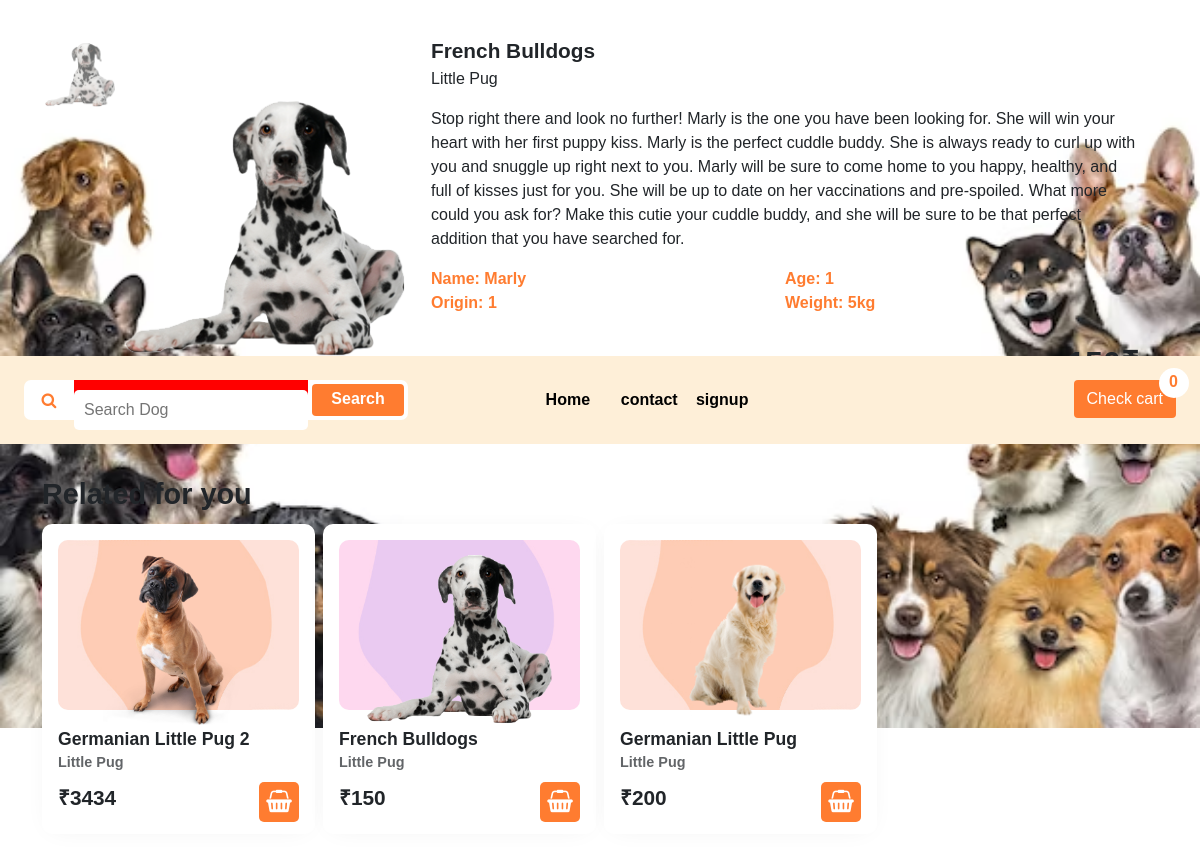
The page /detail/page/3 on the database its author committed.
### tables this page shows
CREATE TABLE `tbl_post` (
  `id` int(11) NOT NULL,
  `title` varchar(255) DEFAULT NULL,
  `type` int(11) DEFAULT NULL,
  `content` text DEFAULT NULL,
  `name` varchar(255) DEFAULT NULL,
  `age` int(11) DEFAULT NULL,
  `origin` int(11) DEFAULT NULL,
  `weight` int(11) DEFAULT NULL,
  `price` float DEFAULT NULL,
  `image` varchar(1000) DEFAULT NULL,
  `background` int(11) DEFAULT NULL,
  `active` int(11) DEFAULT NULL
);

### mvc/core/Controller.php (called while the page is built, shortened)
<?php
class Controller{
    public function model($model){
        return new $model;
    }
    public function view($view, $data=[]){
        require_once "./mvc/views/".$view.".php";
    }
}
?>

### mvc/controllers/Detail.php (called while the page is built)
<?php
class Detail extends Controller{
	function Page($id){
		$GetModel= $this->model("tbl_post");
		$GetDetailPage = $GetModel ->GetDetailPage($id);
		$GetRelatePost = $GetModel ->GetRelatePost(1);
		$this->view("master",["Page"=>"Page","PageName"=>"Page","Detail"=>$GetDetailPage,"Relate"=>$GetRelatePost]);
	}
}
?>

### mvc/core/App.php (called while the page is built, shortened)
<?php
class App{
    protected $action="Home";
    function __construct(){
        $arr = $this->UrlProcess();
        if(isset($arr[0])){
            if( file_exists("./mvc/controllers/".$arr[0].".php") ){
                unset($arr[0]);
            }
        }
        $this->controller = new $this->controller;
        if(isset($arr[1])){
            if( method_exists( $this->controller , $arr[1]) ){
                $this->action = $arr[1];
            }
            unset($arr[1]);
        }
        $this->params = $arr?array_values($arr):[];
        call_user_func_array([$this->controller, $this->action], $this->params );
    }
    function UrlProcess(){
        if( isset($_GET["url"]) ){
            return explode("/", filter_var(trim($_GET["url"], "/")));
        }
    }
}
?>

### index.php (called while the page is built, shortened)
<?php
$myApp = new App();
?>

### mvc/core/DB.php (called while the page is built, shortened)
<?php
class DB{
    protected $servername = "localhost";
    protected $username = "root";
    protected $password = "";
    function __construct(){
        $this->con = mysqli_connect($this->servername, $this->username, $this->password);
    }
}
?>

### mvc/models/tbl_post.php (called while the page is built, shortened)
<?php
class tbl_post extends DB{
	public function GetDetailPage($id){
		$qr = "SELECT * FROM tbl_post WHERE tbl_post.id=$id";
		return mysqli_query($this->con, $qr);
	}
	public function GetRelatePost($type){
		$qr = "SELECT * FROM tbl_post WHERE tbl_post.type=$type ORDER BY id DESC";
		return mysqli_query($this->con, $qr);
	}
}
?>

### mvc/views/partials/page-relate-post.php (the view, shortened to what this page needs)
<?php
while($row = mysqli_fetch_array($data["Relate"])){
    if($row["type"] == 1){
        $type = "Little Pug";
    }elseif($row["type"] == 2){
        $type = "Big Pug";
    }
    echo '<div class="col-12 col-sm-6 col-md-4 col-lg-3 p-1">
    <div class="post--box p-3 bg-white shadow1" style="width: 100%;height: 310px;border-radius: 10px">
    <a href="../page/'.$row["id"].'" style="text-decoration:none;color:black">
    <div class="prinfImage'.$row["id"].'" style="width: 100%;height: 170px;background-image: url(../public/images/background/'.$row["background"].'.jpg);background-size: 100% 100%;background-repeat: no-repeat;border-radius: 10px;">
    </div>
    </a>
    <p class="font-weight-bold mt-3 mb-0" style="font-size: 110%">'.$row["title"].'</p>
    <p class="font-weight-bold mb-2" style="font-size: 90%;opacity: 0.7">'.$type.'</p>
    <p class="font-weight-bold float-left" style="font-size: 130%">₹'.$row["price"].'</p>
    <div onclick="addToCart('.$row["id"].',`'.$row["title"].'`,`'.$row["image"].'`,'.$row["price"].')" class="float-right text-center bg" style="width: 40px;height: 40px;border-radius: 5px"><i class="fa fa-shopping-basket text-white" aria-hidden="true" style="font-size: 140%;line-height: 38px"></i></div>
    <div style="clear: both;"></div>
    </div>
    </div><script type="text/javascript">
    $(document).ready(function(){
        var imageLink = "'.$row["image"].'";
        var imageLinkcut = imageLink.split(",",1);
        for (a in imageLinkcut) {
            var prinfImage = `<img src="../../public/images/product/`+imageLinkcut[a]+`"  width="100%" height="100%" style="object-fit: contain;margin-top: 15px;">`
            var x = document.getElementsByClassName("prinfImage'.$row["id"].'");
            for (i = 0; i < x.length; i++) {
                x[i].innerHTML = prinfImage;
            }
        }
        });
        </script>';
    }
    ?>

### mvc/views/pages/page.php (shortened to what this page needs)
<?php
$row = mysqli_fetch_array($data["Detail"]);
if($row["type"] == 1){
	$type = "Little Pug";
}elseif($row["type"] == 2){
	$type = "Big Pug";
}
?>
<div class="container" style="padding-top: 105px">
	<div style="width: 100%;">
		<div class="row m-0">
			<?php include("./mvc/views/partials/page-image-slide.php"); ?>
			<div class="col-12 col-md-6 col-lg-8 p-3">
				<p class="font-weight-bold mb-0" style="font-size: 130%"><?php echo $row['title']; ?></p>
				<p class="mb-3"><?php echo $type; ?></p>
				<p><?php echo $row['content']; ?></p>
				<div class="float-left" style="width: 50%">
					<p class="mb-0 cl font-weight-bold" style="overflow: hidden;max-height: 25px">Name: <?php echo $row['name']; ?></p>
					<p  class="mb-0 cl font-weight-bold" style="overflow: hidden;max-height:25px">Origin: <?php echo $row['origin']; ?></p>
				</div>
				<div class="float-left" style="width: 50%">
					<p class="mb-0 cl font-weight-bold" style="overflow: hidden;max-height: 25px">Age: <?php echo $row['age']; ?></p>
					<p  class="mb-0 cl font-weight-bold" style="overflow: hidden;max-height: 25px">Weight: <?php echo $row['weight']; ?>kg</p>
				</div>
				<p class="mt-4 font-weight-bold mb-0 float-right" style="font-size: 200%"><?php echo $row['price']; ?>₹</p>
				<div onclick="addToCart(<?php echo $row['id']; ?>,`<?php echo $row['name']; ?>`,`<?php echo $row['image']; ?>`,<?php echo $row['price']; ?>)" class="btn bg mt-3 text-white float-right ml-2"><i class="fa fa-shopping-basket text-white " aria-hidden="true"></i></div>
				<a href="../../payment/checkout">
					<div class="btn bg mt-3 text-white float-right">Buy here <i class="fa fa-hand-paper-o ml-1" aria-hidden="true"></i></div>
				</a>
			</div>
		</div>
	</div>
</div>
<div class="container pl-2 pr-2 pt-3 pb-5">
	<p class="font-weight-bold ml-1 mb-1" style="font-size: 180%">Related for you</p>
	<div class="row m-0">
		<?php include("./mvc/views/partials/page-relate-post.php"); ?>
	</div>
</div>

### petlogin/style.css (style rules this page uses)
body { background: #feefd8; background: url(../petlogin/large-group-dogs-looking-camera-.avif); background-size: 100%; background-repeat: no-repeat; background-position: center; display: flex; justify-content: center; align-items: center; height: 100vh; flex-direction: column; }
* { font-family: sans-serif; box-sizing: border-box; }

### mvc/views/master.php (style rules this page uses)
.bg { background: #ff7c30 }
.cl { color: #ff7c30; }
.shadow1 { -webkit-box-shadow: 0px 2px 27px -9px rgba(0,0,0,0.07); -moz-box-shadow: 0px 2px 27px -9px rgba(0,0,0,0.07); box-shadow: 0px 2px 27px -9px rgba(0,0,0,0.07); }

### rows shown on the page
tbl_post: title "French Bulldogs", type "Little Pug", content "Stop right there and look no further! Marly is the one you have been looking for. She will win your heart with her first puppy kiss. Marly is the perfect cuddle buddy. She is always ready to curl up with you and snuggle up right next to you. Marly will be sure to come home to you happy, healthy, and full of kisses just for you. She will be up to date on her vaccinations and pre-spoiled. What more could you ask for? Make this cutie your cuddle buddy, and she will be sure to be that perfect addition that you have searched for.", name "Marly", origin "1", age "1", weight "5", shows a picture, price "150"
tbl_post: shows a picture, title "Germanian Little Pug 2", type "Little Pug", price "3434"
tbl_post: shows a picture, title "Germanian Little Pug", type "Little Pug", price "200"
